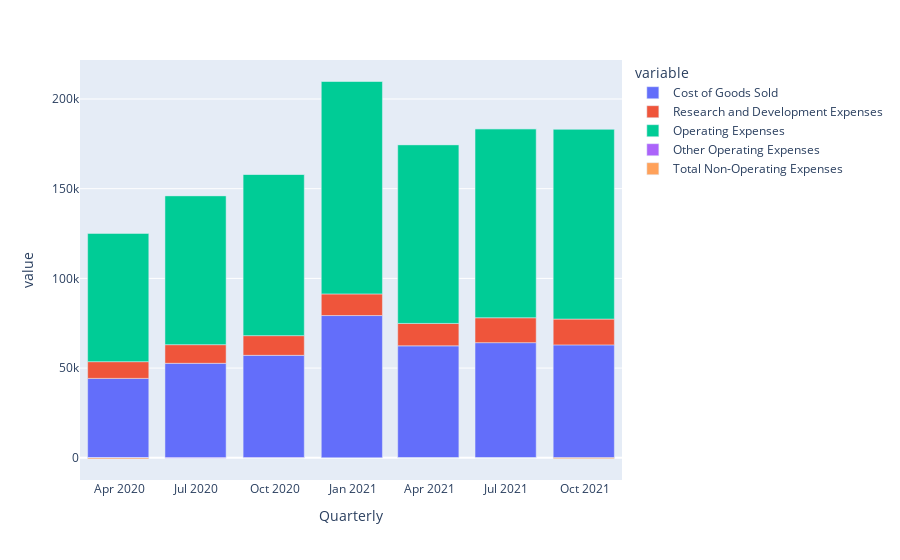

Source (notebook cell):
### Markdown cell above
#### Breakdown of Total Expenditure

### Code cell
px.bar(curr_df,x='Quarterly',y=['Cost of Goods Sold','Research and Development Expenses', 'Operating Expenses', 'Other Operating Expenses','Total Non-Operating Expenses'])
# SG&A expenses not included

### Figure 1 — Plotly figure (JSON) as saved in the notebook; plotly's stock layout.template omitted (floating-point values rounded to 4 significant figures)
{"data": [{"alignmentgroup": "True", "hovertemplate": "variable=Cost of Goods Sold<br>Quarterly=%{x}<br>value=%{y}<extra></extra>", "legendgroup": "Cost of Goods Sold", "marker": {"color": "#636efa", "pattern": {"shape": ""}}, "name": "Cost of Goods Sold", "offsetgroup": "Cost of Goods Sold", "orientation": "v", "showlegend": true, "textposition": "auto", "type": "bar", "x": ["2021-09-30T00:00:00", "2021-06-30T00:00:00", "2021-03-31T00:00:00", "2020-12-31T00:00:00", "2020-09-30T00:00:00", "2020-06-30T00:00:00", "2020-03-31T00:00:00"], "xaxis": "x", "y": [62930, 64176, 62403, 79284, 57106, 52660, 44257], "yaxis": "y"}, {"alignmentgroup": "True", "hovertemplate": "variable=Research and Development Expenses<br>Quarterly=%{x}<br>value=%{y}<extra></extra>", "legendgroup": "Research and Development Expenses", "marker": {"color": "#EF553B", "pattern": {"shape": ""}}, "name": "Research and Development Expenses", "offsetgroup": "Research and Development Expenses", "orientation": "v", "showlegend": true, "textposition": "auto", "type": "bar", "x": ["2021-09-30T00:00:00", "2021-06-30T00:00:00", "2021-03-31T00:00:00", "2020-12-31T00:00:00", "2020-09-30T00:00:00", "2020-06-30T00:00:00", "2020-03-31T00:00:00"], "xaxis": "x", "y": [14380, 13871, 12488, 12051, 10976, 10388, 9325], "yaxis": "y"}, {"alignmentgroup": "True", "hovertemplate": "variable=Operating Expenses<br>Quarterly=%{x}<br>value=%{y}<extra></extra>", "legendgroup": "Operating Expenses", "marker": {"color": "#00cc96", "pattern": {"shape": ""}}, "name": "Operating Expenses", "offsetgroup": "Operating Expenses", "orientation": "v", "showlegend": true, "textposition": "auto", "type": "bar", "x": ["2021-09-30T00:00:00", "2021-06-30T00:00:00", "2021-03-31T00:00:00", "2020-12-31T00:00:00", "2020-09-30T00:00:00", "2020-06-30T00:00:00", "2020-03-31T00:00:00"], "xaxis": "x", "y": [105960, 105378, 99653, 118682, 89951, 83069, 71463], "yaxis": "y"}, {"alignmentgroup": "True", "hovertemplate": "variable=Other Operating Expenses<br>Quarterly=%{x}<br>value=%{y}<extra></extra>", "legendgroup": "Other Operating Expenses", "marker": {"color": "#ab63fa", "pattern": {"shape": ""}}, "name": "Other Operating Expenses", "offsetgroup": "Other Operating Expenses", "orientation": "v", "showlegend": true, "textposition": "auto", "type": "bar", "x": ["2021-09-30T00:00:00", "2021-06-30T00:00:00", "2021-03-31T00:00:00", "2020-12-31T00:00:00", "2020-09-30T00:00:00", "2020-06-30T00:00:00", "2020-03-31T00:00:00"], "xaxis": "x", "y": [0, -11, -38, 0, -62, -290, -70], "yaxis": "y"}, {"alignmentgroup": "True", "hovertemplate": "variable=Total Non-Operating Expenses<br>Quarterly=%{x}<br>value=%{y}<extra></extra>", "legendgroup": "Total Non-Operating Expenses", "marker": {"color": "#FFA15A", "pattern": {"shape": ""}}, "name": "Total Non-Operating Expenses", "offsetgroup": "Total Non-Operating Expenses", "orientation": "v", "showlegend": true, "textposition": "auto", "type": "bar", "x": ["2021-09-30T00:00:00", "2021-06-30T00:00:00", "2021-03-31T00:00:00", "2020-12-31T00:00:00", "2020-09-30T00:00:00", "2020-06-30T00:00:00", "2020-03-31T00:00:00"], "xaxis": "x", "y": [-537, 0, 0, 0, 0, 0, -606], "yaxis": "y"}], "layout": {"autosize": true, "barmode": "relative", "legend": {"title": {"text": "variable"}, "tracegroupgap": 0}, "margin": {"t": 60}, "xaxis": {"anchor": "y", "autorange": true, "domain": [0, 1], "range": ["2020-02-15", "2021-11-14"], "title": {"text": "Quarterly"}, "type": "date"}, "yaxis": {"anchor": "x", "autorange": true, "domain": [0, 1], "range": [-12380.0, 221700.0], "title": {"text": "value"}, "type": "linear"}}}
